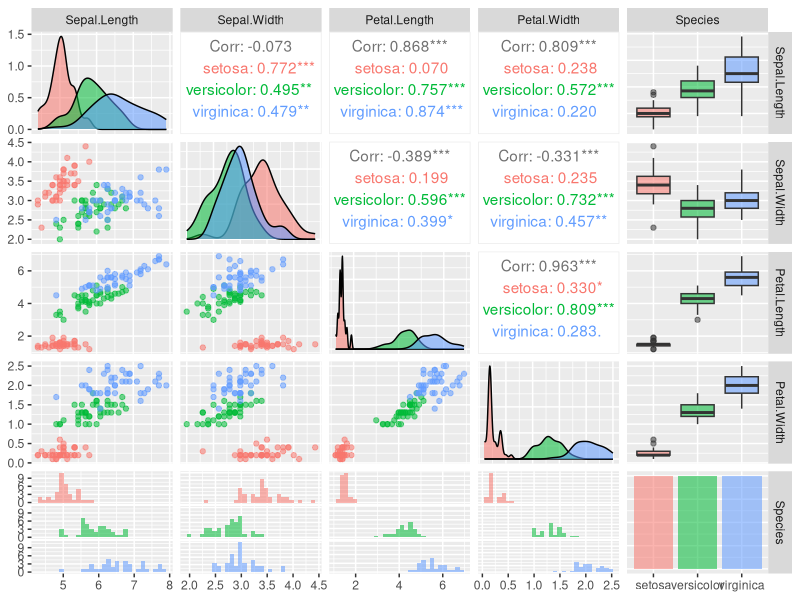

Source code (R):
library(caTools)
library(ggplot2)
library(GGally)
library(e1071)
dataset = iris
str(dataset)
summary(dataset)
split = sample.split(dataset$Species, SplitRatio = .8)
training_set = subset(dataset, split == TRUE)
test_set = subset(dataset, split == FALSE)
nrow(training_set)
nrow(test_set)
ggpairs(training_set, ggplot2::aes(colour = Species, alpha = 0.4))
training_set[,1:4] = scale(training_set[,1:4])
test_set[,1:4] = scale(test_set[,1:4])

classifier1 = svm(formula = Species~., data = training_set, type = 'C-classification', kernel = 'radial')
# funcion kernel determina la funcion y va aprendiendo la curva

classifier2 = svm(formula = Species~ Petal.Width + Petal.Length, data = training_set, type = 'C-classification', kernel = 'radial')
#test set -5 son 30 valores del test al azaf
test_pred1 = predict(classifier1, type = 'response', newdata = test_set[-5])
test_pred2 = predict(classifier2, type = 'response', newdata = test_set[-5])
# Making Confusion Matrix
cm1 = table(test_set[,5], test_pred1)
cm2 = table(test_set[,5], test_pred2)
cm1 # Confusion Matrix for all parameters
cm2
